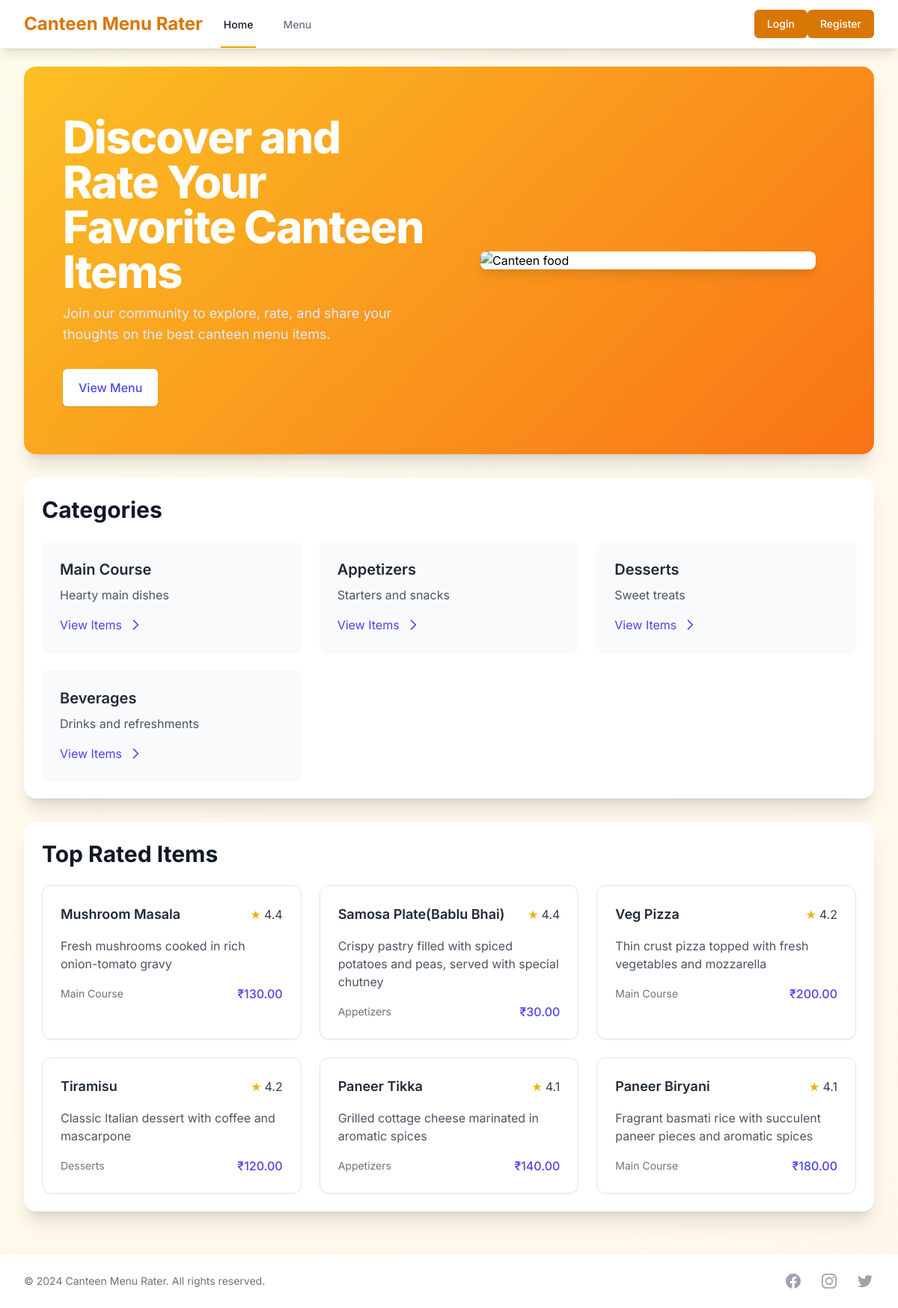
The page / on the database its author committed.
### menu/models.py (models this page shows, shortened)
class Category(models.Model):
    name = models.CharField(max_length=100)
    description = models.TextField(blank=True)
    class Meta:
        verbose_name_plural = "categories"

class MenuItem(models.Model):
    name = models.CharField(max_length=200)
    description = models.TextField()
    price = models.DecimalField(max_digits=6, decimal_places=2)
    category = models.ForeignKey(Category, on_delete=models.CASCADE, related_name='items')
    image = models.ImageField(upload_to='menu_items/', blank=True, null=True)
    is_available = models.BooleanField(default=True)
    created_at = models.DateTimeField(auto_now_add=True)
    updated_at = models.DateTimeField(auto_now=True)

### menu/views.py (the view)
# urls.py: 2. Add a URL to urlpatterns:  path('', views.home, name='home')
def home(request):
    categories = Category.objects.all()
    top_rated_items = MenuItem.objects.annotate(
        average_rating=Avg('ratings__rating')
    ).order_by('-average_rating')[:6]
    context = {
        'categories': categories,
        'top_rated_items': top_rated_items,
    }
    return render(request, 'home.html', context)

### templates/home.html (shortened to what this page needs)
{% extends 'base.html' %}
{% block content %}
<div class="relative">
    <div class="gradient-bg rounded-2xl shadow-xl overflow-hidden mb-8 px-5" >
        <div class="max-w-7xl mx-auto py-12 px-4 sm:px-6 lg:py-16 lg:px-8">
            <div class="lg:grid lg:grid-cols-2 lg:gap-8 lg:items-center">
                <div>
                    <h1 class="text-4xl font-extrabold tracking-tight text-white sm:text-5xl lg:text-6xl">
                        Discover and Rate Your Favorite Canteen Items
                    </h1>
                    <p class="mt-3 max-w-3xl text-lg text-indigo-100">
                        Join our community to explore, rate, and share your thoughts on the best canteen menu items.
                    </p>
                    <div class="mt-8 flex">
                        <div class="inline-flex rounded-md shadow mr-4">
                            <a href="{% url 'menu:menu_list' %}" class="inline-flex items-center justify-center px-5 py-3 border border-transparent text-base font-medium rounded-md text-indigo-600 bg-white hover:bg-indigo-50">
                                View Menu
                            </a>
                        </div>
                    </div>
                </div>
                <div class="mt-8 lg:mt-0">
                    <div class="relative mx-auto w-full rounded-lg shadow-lg lg:max-w-md">
                        <div class="relative block w-full bg-white rounded-lg overflow-hidden">
                            <img class="w-full" src="https://images.unsplash.com/photo-1517248135467-4c7edcad34c4?ixlib=rb-4.0.3&ixid=MnwxMjA3fDB8MHxwaG90by1wYWdlfHx8fGVufDB8fHx8&auto=format&fit=crop&w=1470&q=80" alt="Canteen food">
                        </div>
                    </div>
                </div>
            </div>
        </div>
    </div>
    <div class="bg-white rounded-2xl shadow-xl p-6 mb-8">
        <h2 class="text-3xl font-bold text-gray-900 mb-6">Categories</h2>
        <div class="grid grid-cols-1 md:grid-cols-2 lg:grid-cols-3 gap-6">
            {% for category in categories %}
            <div class="bg-gray-50 rounded-xl p-6 shadow-sm hover-scale">
                <h3 class="text-xl font-semibold text-gray-800 mb-2">{{ category.name }}</h3>
                <p class="text-gray-600 mb-4">{{ category.description }}</p>
                <a href="{% url 'menu:menu_list' %}?category={{ category.id }}" class="inline-flex items-center text-indigo-600 hover:text-indigo-800">
                    View Items
                    <svg class="ml-2 w-5 h-5" fill="none" stroke="currentColor" viewBox="0 0 24 24">
                        <path stroke-linecap="round" stroke-linejoin="round" stroke-width="2" d="M9 5l7 7-7 7"/>
                    </svg>
                </a>
            </div>
            {% endfor %}
        </div>
    </div>
    <div class="bg-white rounded-2xl shadow-xl p-6">
        <h2 class="text-3xl font-bold text-gray-900 mb-6">Top Rated Items</h2>
        <div class="grid grid-cols-1 md:grid-cols-2 lg:grid-cols-3 gap-6">
            {% for item in top_rated_items %}
            <div class="bg-white rounded-xl shadow-sm border border-gray-200 p-6 hover-scale">
                <div class="flex items-center justify-between mb-4">
                    <h3 class="text-lg font-semibold text-gray-800">{{ item.name }}</h3>
                    <div class="flex items-center">
                        <span class="text-yellow-500">★</span>
                        <span class="text-gray-700 ml-1">{{ item.average_rating|floatformat:1 }}</span>
                    </div>
                </div>
                <p class="text-gray-600 mb-4">{{ item.description }}</p>
                <div class="flex items-center justify-between">
                    <span class="text-sm text-gray-500">{{ item.category.name }}</span>
                    <span class="text-indigo-600 font-medium">₹{{ item.price }}</span>
                </div>
            </div>
            {% endfor %}
        </div>
    </div>
</div>
{% endblock %}

### templates/base.html (style rules this page uses)
body { font-family: 'Inter', sans-serif; }
.gradient-bg { background: linear-gradient(135deg, #fbbf24 0%, #f97316 100%); }
.hover-scale { transition: transform 0.2s; }

### rows shown on the page
Category: name "Main Course", description "Hearty main dishes"
Category: name "Appetizers", description "Starters and snacks"
Category: name "Desserts", description "Sweet treats"
Category: name "Beverages", description "Drinks and refreshments"
MenuItem: name "Mushroom Masala", average_rating "4.4", description "Fresh mushrooms cooked in rich onion-tomato gravy", category.name "Main Course", price "130.00"
MenuItem: name "Samosa Plate(Bablu Bhai)", average_rating "4.4", description "Crispy pastry filled with spiced potatoes and peas, served with special chutney", category.name "Appetizers", price "30.00"
MenuItem: name "Veg Pizza", average_rating "4.2", description "Thin crust pizza topped with fresh vegetables and mozzarella", category.name "Main Course", price "200.00"
MenuItem: name "Tiramisu", average_rating "4.2", description "Classic Italian dessert with coffee and mascarpone", category.name "Desserts", price "120.00"
MenuItem: name "Paneer Tikka", average_rating "4.1", description "Grilled cottage cheese marinated in aromatic spices", category.name "Appetizers", price "140.00"
MenuItem: name "Paneer Biryani", average_rating "4.1", description "Fragrant basmati rice with succulent paneer pieces and aromatic spices", category.name "Main Course", price "180.00"
